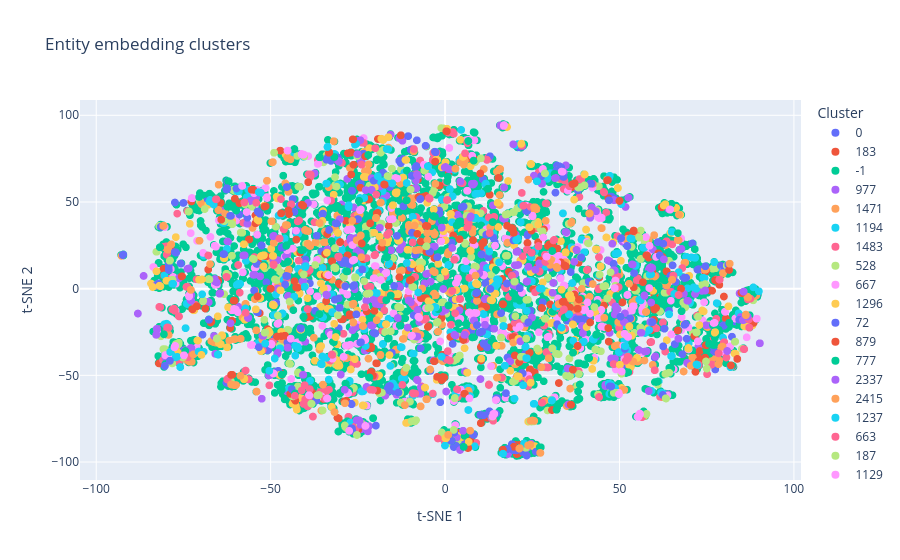

The code cell stored with this chart in its notebook:
### Markdown cell above
### Entities

### Code cell
unique_entities = list(set(pd.concat([triplets["subject"], triplets["object"]]).dropna()))
embed_model_entities = EMBEDD_MODEL_1

cluster_model_entities = OPTICS(
    min_samples=2,
    min_cluster_size=2,
    metric="cosine",
    cluster_method="xi",
    xi=0.03,
)

outlier_prompt_entity = DECIDE_OUTLIER_FATE_ENTITY
replace_prompt_entity = FIND_BETTER_ENTITY_NAME
validate_prompt_entity = VALIDATE_ENTITY_NAME
N_entities = 2

entities_mapping, valid_data_entities, encoded_entities, cluster_labels_entities = create_data_mapping(
    data=unique_entities,
    embed_model=embed_model_entities,
    cluster_model=cluster_model_entities,
    outlier_prompt=outlier_prompt_entity,
    replace_prompt=replace_prompt_entity,
    validate_prompt=validate_prompt_entity,
    N=N_entities,
    perform_validation=False
)

viz_clusters(valid_data_entities, encoded_entities, cluster_labels_entities)

with open("data/entities_mapping.json", "w") as f:
    json.dump(entities_mapping, f, indent=4)
